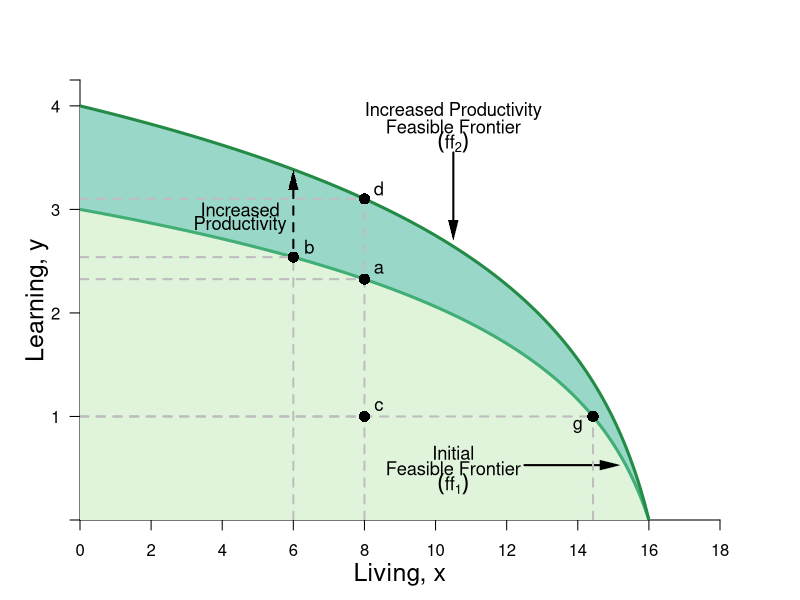

This chart was generated by the following R code:
#Graph Designer: Simon Halliday
#Authors: Bowles, Foley and Halliday
#Title: Coordination, Conflict and Competition: A Text in Microeconomics

library(shape)
pdf(file = "constrained_optimization/ff_productivity_change_new.pdf", width = 8, height = 8)

#Set parameters for graphics
axislabelsize <- 1.5
labelsize <- 1.1
graphlinewidth <- 3
segmentlinewidth <- 2

COL <- c("#7fc97f", "#beaed4", "#fdc086", "#ffff99", "#386cb0", "#f0027f", "#bf5b17", "#666666")
COLA <- c("#e0f3db", "#99d8c9","#66c2a4","#41ae76", "#238b45", "#005824")
COLB <- c("#4eb3d3", "#2b8cbe", "#0868ac","#084081")

#Edited the margins to cater for the larger LHS labels
par(mar =  c(4, 4, 4, 4))

#Change this to make it log of l 

ppf <- function(x, k = 1.058868, maxx = 17) {
  k*(log(maxx -  x))
}

uFn <- function(x, y, alpha = 0.3){
  (x^alpha)*(y^(1-alpha))
}

xlims <- c(0, 18)
ylims <- c(0, 4.25)

npts <- 501 
x <- seq(xlims[1], xlims[2], length.out = npts)
y <- seq(ylims[1], ylims[2], length.out = npts) 
#a <- c(3.5, 4.58, 5.5) #alpha = 0.5
#a <- c(3, 3.9, 5) #alpha = 0.4
a <- c(2.58, 3.38, 4.28) #alpha = 0.3

plot(0, 0, xlim = xlims, ylim = ylims, type = "n",
     xlab = expression(paste("")),
     ylab = expression(paste("")), 
     xaxt = "n", 
     yaxt = "n", 
     cex.lab = axislabelsize, 
     bty = "n", 
     xaxs="i", 
     yaxs="i"
)


# ticksy <- seq(from = 0, to = ylims[2], by = 1)
# ylabels <- seq(from = 0, to = ylims[2], by = 1)
ticksx <- seq(from = 0, to = xlims[2], by = 2)
xlabels <- seq(from = 0, to = xlims[2], by = 2)
ticksy <- c(ylims[1], 1, 2, 3, 4, ylims[2])
ylabels <- c(NA, 1, 2, 3, 4, NA)
# ticksx <- c(xlims[1], 5.25, 8.944272, xlims[2])
# xlabels <- c(NA, expression(paste(x,"*")), expression(paste(bar(x))), NA)

axis(1, at = ticksx, pos = 0, labels = xlabels)
axis(2, at = ticksy, pos = 0, labels = ylabels, las = 1)

npts <- 500 
xx1 <- seq(xlims[1], xlims[2], length.out = npts)
xx2 <- seq(0, xlims[2], length.out = npts)
xx3 <- seq(xlims[1], 0, length.out = npts)
xx4 <- seq(-11, 0, length.out = npts)

#Draw the polygon for shading the feasible set

xpoly2 <- seq(from = xlims[1], to = 16, length.out = 500)
ypoly2 <- ppf(xpoly2, k = 4/log(17), maxx = 17)
polygon(x = c(xpoly2, xpoly2[1]), y = c(ypoly2, rev(ypoly2)[1]), col=COLA[2], density=NULL, border = NA)

xpoly1 <- seq(from = xlims[1], to = 16, length.out = 500)
ypoly1 <- ppf(xpoly1, k = 1.058868, maxx = 17)
polygon(x = c(xpoly1, xpoly1[1]), y = c(ypoly1, rev(ypoly1)[1]), col=COLA[1], density=NULL, border = NA)


#Draw the graphs
lines(xx1, ppf(xx1, k = 1.058868, maxx = 17), col = COLA[4], lwd = graphlinewidth)
lines(xx1, ppf(xx1, k = 4/log(17), maxx = 17), col = COLA[5], lwd = graphlinewidth)
#lines(xx2, fishProd(xx2, k = 2), col = COLB[3], lwd = graphlinewidth)
#lines(xx3, feasibleLabor(xx3, time = 10), col = COL[3], lwd = graphlinewidth)
#lines(xx4, manufactureProd(xx4, k = 0.1, alpha = 2), col = COLB[4], lwd = graphlinewidth)

#Label the feasible frontier
text(10.5, 0.65, expression("Initial"), cex = labelsize)
text(10.5, 0.5, expression("Feasible Frontier"), cex = labelsize)
text(10.5, 0.35, expression(paste((ff[1]))), cex = labelsize)
Arrows(12.5, 0.53, 14.9, 0.53, col = "black", lty = 1, lwd = 2, arr.type = "triangle", arr.lwd = 0.5)

#Axis labels
mtext(expression(paste("Living, ", x)), side = 1, line = 2.5, cex = axislabelsize)
text(-1.2, 0.5*ylims[2], expression(paste("Learning, ", y)), xpd = TRUE, cex = axislabelsize, srt = 90) 

#Add mrs = mrt at i
#text(8, 2.8, expression(paste(mrs(x,y) == mrt(x,y))), cex = labelsize)


#Label the indifference curves
# text(17, 1, expression(u[1]^A), cex = labelsize)
# text(17, 1.55, expression(u[2]^A), cex = labelsize)
# text(17, 2.25, expression(u[3]^A), cex = labelsize)

#Annotate max u point on feasibility frontier
text(8.4, ppf(8) + 0.1, expression(paste(a)), cex = labelsize)
segments(8, 0, 8, ppf(x = 8, k = 4/log(17) ), lty = 2, col = "gray", lwd = segmentlinewidth)
segments(0, ppf(x = 8), 8, ppf(x = 8), lty = 2, col = "gray", lwd = segmentlinewidth)
points(8, ppf(x = 8), pch = 16, col = "black", cex = 1.5)

text(8.4, ppf(x = 8, k = 4/log(17)) + 0.1, expression(paste(d)), cex = labelsize)
segments(0, ppf(x = 8, k = 4/log(17)), 8, ppf(x = 8, k = 4/log(17)), lty = 2, col = "gray", lwd = segmentlinewidth)
points(8, ppf(x = 8, k = 4/log(17)), pch = 16, col = "black", cex = 1.5)

text(8.4, 1.1, expression(paste(c)), cex = labelsize)
segments(0, 1, 8, 1, lty = 2, col = "gray", lwd = segmentlinewidth)


# text(2.4, ppf(2) + 0.1, expression(paste(a)), cex = labelsize)
# segments(2, 0, 2, ppf(x = 2), lty = 2, col = "gray", lwd = segmentlinewidth)
# segments(0, ppf(x = 2), 2, ppf(x = 2), lty = 2, col = "gray", lwd = segmentlinewidth)
# points(2, ppf(x = 2), pch = 16, col = "black", cex = 1.5)


text(6.45, ppf(6) + 0.1, expression(paste(b)), cex = labelsize)
segments(6, 0, 6, ppf(x = 6), lty = 2, col = "gray", lwd = segmentlinewidth)
segments(0, ppf(x = 6), 6, ppf(x = 6), lty = 2, col = "gray", lwd = segmentlinewidth)
points(6, ppf(x = 6), pch = 16, col = "black", cex = 1.5)



text(14, ppf(14.42872) - 0.1, expression(paste(g)), cex = labelsize)
segments(14.42872, 0, 14.42872, ppf(x = 14.42872), lty = 2, col = "gray", lwd = segmentlinewidth)
segments(0, ppf(x = 14.42872), 14.42872, ppf(x = 14.42872), lty = 2, col = "gray", lwd = segmentlinewidth)
points(14.42872, ppf(x = 14.42872), pch = 16, col = "black", cex = 1.5)

#Point for c
points(8, 1, pch = 16, col = "black", cex = 1.5)

Arrows(6, ppf(x = 8) + 0.3, 6, ppf(x = 6, k = 4/log(17)) - 0.1, col = "black", lty = 2, lwd = 2, arr.type = "triangle", arr.lwd = 0.5)
text(4.5, 3, expression("Increased"), cex = labelsize)
text(4.5, 2.85, expression("Productivity"), cex = labelsize)


#Label the feasible frontier
text(10.5, 3.95, expression("Increased Productivity"), cex = labelsize)
text(10.5, 3.8, expression("Feasible Frontier"), cex = labelsize)
text(10.5, 3.65, expression(paste((ff[2]))), cex = labelsize)
Arrows(10.5, 3.55, 10.5, 2.8, col = "black", lty = 1, lwd = 2, arr.type = "triangle", arr.lwd = 0.5)


dev.off()
